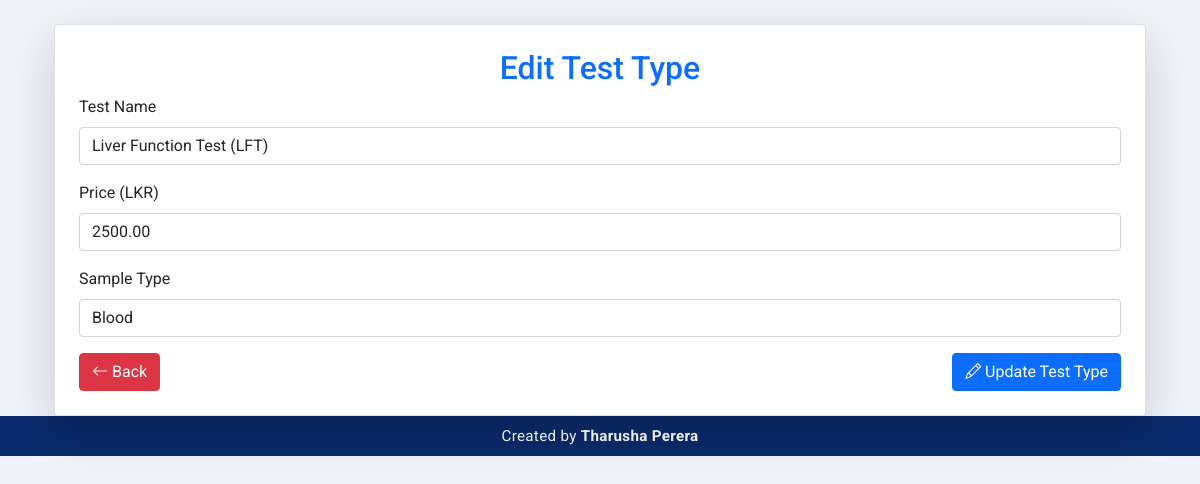
Screenshot of /modules/lab_functions/test_types/edit_test_type.php?id=4 (signed in) with the database file from the repository.
### tables this page shows
CREATE TABLE `test_types` (
  `test_type_id` int(11) NOT NULL,
  `test_name` varchar(100) NOT NULL,
  `cost` decimal(10,2) NOT NULL,
  `sample_type` varchar(100) NOT NULL
);

### modules/lab_functions/test_types/edit_test_type.php (the view, shortened to what this page needs)
<?php
include '../../../includes/header.php';
include '../../../config/db.php';
$id = $_GET['id'];
$sql = "SELECT * FROM test_types WHERE test_type_id = '$id'";
$result = $conn->query($sql);
$row = $result->fetch_assoc();
?>
<div class="container mt-4">
    <div class="card shadow-lg p-4">
        <h2 class="text-center text-primary">Edit Test Type</h2>
        <form method="POST" action="">
            <div class="mb-3">
                <label for="test_name" class="form-label">Test Name</label>
                <input type="text" name="test_name" id="test_name" class="form-control"
                       value="<?php echo htmlspecialchars($row['test_name']); ?>" required maxlength="100">
            </div>
            <div class="mb-3">
                <label for="cost" class="form-label">Price (LKR)</label>
                <input type="number" name="cost" id="cost" class="form-control" step="0.01"
                       value="<?php echo htmlspecialchars($row['cost']); ?>" required>
            </div>
            <div class="mb-3">
                <label for="sample_type" class="form-label">Sample Type</label>
                <input type="text" name="sample_type" id="sample_type" class="form-control"
                       value="<?php echo htmlspecialchars($row['sample_type']); ?>" required maxlength="100">
            </div>
            <div class="d-flex justify-content-between">
                <a href="test_types_management.php" class="btn btn-danger"><i class="bi bi-arrow-left"></i> Back</a>
                <button type="submit" class="btn btn-primary"><i class="bi bi-pencil"></i> Update Test Type</button>
            </div>
        </form>
    </div>
</div>
<?php include '../../../includes/footer.php'; ?>

### includes/header.php (style rules this page uses)
body { background-color: #f0f4f8; font-family: 'Roboto', sans-serif; }

### includes/footer.php (style rules this page uses)
:root { --footer-bg: #0a2a6b; }

### rows the page displays
test_types: test_name "Liver Function Test (LFT)", cost "2500.00", sample_type "Blood"
